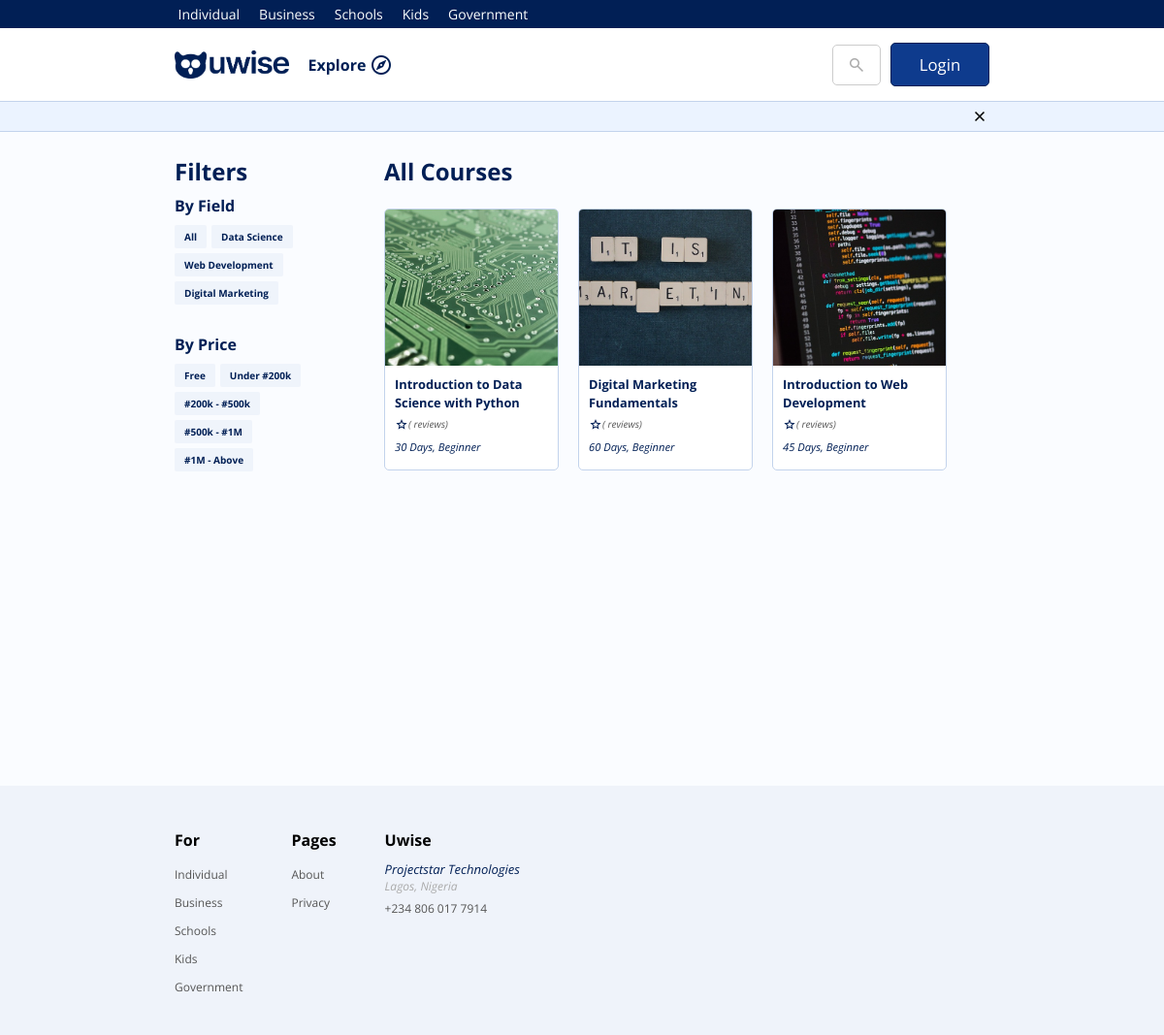
/explore, run on the app's committed database.
### web/models.py (models this page shows, shortened)
class StaticPage(models.Model):
    title = models.CharField(max_length=200, verbose_name='title')
    url_name = models.CharField(max_length=200, verbose_name='url_name', null=False, blank=False)
    content = models.TextField(verbose_name='description', null=False, blank=False)
    date = models.DateField(auto_now=True, verbose_name='date')
    is_active = models.BooleanField(default=True, verbose_name='active', null=False)
    slug = models.SlugField(null=True, blank=True)
    is_model_page = models.BooleanField(default=False)
    def __str__(self):
        return self.url_name

class FooterNav(models.Model):
    title = models.CharField(max_length=200, verbose_name='title')
    is_active = models.BooleanField(default=True, verbose_name='active', null=False)
    footer_links = models.ManyToManyField('StaticPage', verbose_name='static_pages', related_name='static_pages')

### courseAPI/models.py (models this page shows, shortened)
class Field(models.Model):
    title = models.CharField(max_length=100, null=False, blank=False)
    description = models.CharField(max_length=500, null=True, blank=True)
    is_active = models.BooleanField(default=True)
    def __str__(self):
        return self.title

class Course(models.Model):
    title = models.CharField(max_length=200, null=False, blank=False)
    excerpt = models.TextField(null=False, blank=False)
    description = models.TextField(blank=False, null=False)
    welcome_note = models.TextField(blank=True, null=True)
    intro_video = models.URLField(blank=True, null=True)
    community_link1 = models.URLField(blank=True, null=True)
    community_link2 = models.URLField(blank=True, null=True)
    duration = models.IntegerField(blank=False, null=False)
    image = models.ImageField(upload_to='courses', null=False, blank=False)
    image_link = models.URLField(null=True, blank=True)
    field = models.ForeignKey('Field', on_delete=models.CASCADE)
    price = models.DecimalField(max_digits=9, decimal_places=2, null=False, blank=False)
    class_interval = models.IntegerField(blank=False, null=False)
    language = models.CharField(max_length=200, null=True, blank=True)
    organization = models.ForeignKey(Organization, on_delete=models.SET_NULL, swappable=True, null=True, blank=True)
    level = models.ForeignKey('CourseLevel', on_delete=models.SET_NULL, null=True, blank=True,
                              related_name='course_level')
    skills = models.TextField(null=True, blank=True)
    tags = models.CharField(max_length=200, null=True, blank=True)
    objectives = models.TextField(blank=True, null=True)
    next_start_date = models.DateTimeField(null=True, blank=True)
    is_active = models.BooleanField(default=True)
    date_created = models.DateTimeField(auto_now=True)
    class Meta:
        ordering = ('-date_created', 'is_active', 'next_start_date')

class CourseLevel(models.Model):
    title = models.CharField(max_length=50, null=False, blank=False)
    description = models.CharField(max_length=200, null=True, blank=True)
    is_active = models.BooleanField(default=True)
    date = models.DateField(auto_now=True)
    class Meta:
        ordering = ('-date',)
    def __str__(self):
        return self.title

### web/views.py (the view)
# urls.py: path('explore', view=ExploreView.as_view(), name='explore'),
class ExploreView(TemplateView):
    template_name = 'explore.html'
    def get(self, request, *args, **kwargs):
        footer_navs = FooterNav.objects.all()
        static_pages = StaticPage.objects.all()
        q = request.GET.get('q')
        if q is not None:
            courses = courseAPI.models.Course.objects.filter(field__title__icontains=q)
        else:
            courses = courseAPI.models.Course.objects.all()
        fields = courseAPI.models.Field.objects.all()
        data = {
            'q': q,
            'courses': courses,
            'fields': fields,
            'footer_navs': footer_navs,
            'page': 'explore',
            'static_pages': static_pages,
        }
        context = {'data': data}
        return render(request, self.template_name, context)

### web/templates/explore.html (shortened to what this page needs)
{% extends 'partials/base.html' %}
{% load static %}
{% block content %}
    <div class="content">
        <div class="courses-content">
            <nav class="filters">
                <div class="filter-items">
                    <h2>Filters</h2>
                    <h3>By Field</h3>
                    <div class="filter-item-group">
                        <a href="{% url 'explore' %}" class="filter-item">All</a>
                        {% for field in data.fields %}
                            <a href="{% url 'explore' %}?q={{ field }}" class="filter-item">{{ field }}</a>
                        {% endfor %}
                    </div>
                    <br>
                    <h3>By Price</h3>
                    <div class="filter-item-group">
                        <span class="filter-item">Free</span>
                        <span class="filter-item">Under #200k</span>
                        <span class="filter-item">#200k - #500k</span>
                        <span class="filter-item">#500k - #1M</span>
                        <span class="filter-item">#1M - Above</span>
                    </div>
                </div>
            </nav>
            <article class="course-list">
                <h2>
                    {% if data.q is None %} All Courses {% else %} {{ data.q }} {% endif %}
                </h2> <br>
                <div class="course-grid">
                    {% for course in data.courses %}
                        {% include 'widgets/course_card.html' with course=course %}
                    {% endfor %}
                </div>
            </article>
        </div>
    </div>
{% endblock %}
{% block footer %}
    {% include 'partials/footer.html' %}
{% endblock %}

### web/templates/partials/base.html (shortened to what this page needs)
{% load static %}
<!DOCTYPE html>
<html lang="en">
<head>
{% block head %}
    <link rel="stylesheet" href="{% static "css/web.css" %}">
    <link rel="stylesheet" href="{% static "css/web-mobile.css" %}">
{% endblock %}
</head>
<body>
    <div class="header">
        {% if not user.is_authenticated %}
            {% block top-nav %}
                {% include 'partials/topnav.html' with topnavs=data.topnavs %}
            {% endblock %}
        {% endif %}
        {% block header-nav %}
            {% include 'partials/header.html' with page_type=data.page_type %}
        {% endblock %}
        {% block header-message %}
            {% include 'partials/header_message.html' %}
        {% endblock %}
    </div>
    {% block content %}{% endblock %}
    {% block footer %}{% endblock %}
</body>
</html>

### web/templates/partials/topnav.html
<div id="top-nav" class="top-nav">
    <div class="top-nav-content">
        {% for navlink in data.static_pages %}
            {% if navlink.is_model_page %}
                {% if navlink.url_name == 'home' %}
                    <a href="{% url 'home' %}">{{ navlink.slug | capfirst }}</a>
                {% else %}
                    <a href="{% url 'static' navlink.url_name %}">{{ navlink.slug | capfirst }}</a>
                {% endif %}
            {% endif %}
        {% endfor %}
    </div>
</div>

### web/templates/partials/header.html (shortened to what this page needs)
{% load  static %}
<div id="header-nav" class="header-nav">
    <div class="header-nav-content">
        <div class="header-nav-left">
            <a href="{% url 'home' %}"><img class="logo" src="{% static 'images/uwise.png' %}" alt="Uwise Logo"></a>
            {% if data.page is not 'enroll' %}
                <div class="explore"><a href="{% url 'explore' %}">Explore</a>&nbsp;<span onclick=showMegaMenu() style="cursor:pointer;" class="material-symbols-outlined">explore</span></div>
            {% endif %}
        </div>
        <div class="header-nav-right">
            {% if user.is_authenticated %}
                <div class="header-profile">
                    <div class="header-profile-details">
                        <b>{{ user.get_full_name | title }}</b>
                        {% if user.current_job_title == '' %} <a href="">Update your profile</a> {% else %} <a href="">{{ user.current_job_title }}</a> {% endif %}
                        <div class="header-profile-menu">
                            <a href="{% url 'profile' %}">Profile</a>
                            <a href="{% url 'dashboard' %}">My Library</a>
                            {% comment %} <a href="">Purchases</a>
                            <a href="">Favourites</a>
                            <a href="">Messages</a>
                            <a href="">Forum</a> {% endcomment %}
                            <a href="">Announcements</a>
                            {% comment %} <a href="">Certificates & Badges</a> {% endcomment %}
                            <a id="logout" href="{% url 'logout-user' %}" onclick="" class="logout">Logout</a>
                        </div>
                    </div>
                    <div class="header-profile-image">
                        {% if user.image == '' or user.image is None %}
                            <img src="{% static 'images/profile.png' %}" alt="{{user.get_full_name}}">
                        {% else %}
                            <img src="{{ user.image.url }}" alt="{{user.get_full_name}}">
                        {% endif %}
                    </div>
                </div>
            {% else %}
                {% if data.page == 'home' or data.page == 'course' or data.page == 'enroll' or data.page == 'explore' %}
                    <div class="header-search">
                        <span class="material-symbols-outlined search-icon" onclick=focusInput()>search</span>
                        <input class="header-search-input search" placeholder="What do you want to learn?" type="search" />
                    </div>
                    <a class="btn-cta blue" href="{% url 'login' %}">Login</a>
                {% elif data.page == 'login' %}
                    <a class="btn-cta-light switch-auth" href="{% url 'signup' %}">Sign Up</a>
                {% elif data.page == 'signup' %}
                    <a class="btn-cta-light switch-auth" href="{% url 'login' %}">Login</a>
                {% endif %}
            {% endif %}
        </div>
    </div>
</div>

### web/templates/partials/header_message.html (shortened to what this page needs)
<div id="header-message" class="header-message">
    <div class="header-message-content">
        <span class="material-symbols-outlined close-icon">close</span>
    </div>
</div>

### web/templates/widgets/course_card.html (shortened to what this page needs)
<a href="{% url 'course' course.id %}" class="course-card">
    <div class="course-image">
        <img src="{{course.image.url}}" alt="">
    </div>
    <div class="course-details">
        <strong class="course-title">{{course.title}}</strong>
        <div class="course-details-bottom">
            <p class="rating"><span class="material-symbols-outlined rating-star">star</span> {{ course.rating }}  ({{ course.rating_count }} reviews)</p>
            <i class="course-duration">{{course.duration}} Days, {{course.level}}</i>
        </div>
    </div>
</a>

### web/templates/partials/footer.html
{% load static %}
<div id="footer" class="footer">
    <div class="footer-wrapper">
        <div class="footer-content">
              <div class="footer-nav-list">
                <div class="footer-nav">
                    <strong class="footer-nav-title">For</strong>
                    {% for navlink in data.static_pages %}
                        {% if navlink.is_model_page %}
                            {% if navlink.url_name == 'home' %}
                                <a href="{% url 'home' %}">{{ navlink.slug | capfirst }}</a>
                            {% else %}
                                <a href="{% url 'static' navlink.url_name %}">{{ navlink.slug | capfirst }}</a>
                            {% endif %}
                        {% endif %}
                    {% endfor %}
                </div>
                  {% for footer_nav in data.footer_navs %}
                      <div class="footer-nav">
                        <strong class="footer-nav-title">{{ footer_nav.title }}</strong>
                          {% for footer_link in footer_nav.footer_links.all %}
                                {% if not footer_nav.title == 'Pages' %}
                                    <a href="{% url 'explore' %}?q={{ footer_link }}">{{ footer_link | capfirst }}</a>
                                {% else %}
                                    <a href="{% url 'static' footer_link.url_name %}">{{ footer_link | capfirst }}</a>
                                {% endif %}
                          {% endfor %}
                      </div>
                  {% endfor %}
                <div class="footer-nav">
                    <strong class="footer-nav-title">Uwise</strong>
                    <em>Projectstar Technologies</em>
                    <i>Lagos, Nigeria</i>
                    <a href="tel:+2348060177914">+234 806 017 7914</a>
                </div>
            </div>
        </div>
    </div>
</div>

### data on the page
StaticPage: slug "Individual"
StaticPage: slug "Business"
StaticPage: slug "Schools"
StaticPage: slug "Kids"
StaticPage: slug "Government"
Field: title "Data Science"
Field: title "Web Development"
Field: title "Digital Marketing"
Course: image (picture), title "Introduction to Data Science with Python", duration "30", level "Beginner"
Course: image (picture), title "Digital Marketing Fundamentals", duration "60", level "Beginner"
Course: image (picture), title "Introduction to Web Development", duration "45", level "Beginner"
FooterNav: title "Pages"
StaticPage: url_name "About"
StaticPage: url_name "Privacy"
